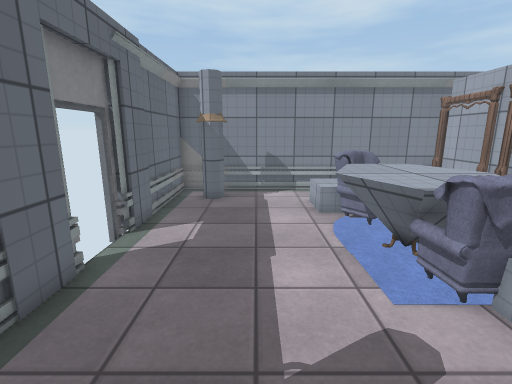
[1] (above)

12 first-person views from a walk through a Unity game level. The camera is 1.5 m above the floor, tilts 12° down and sees 85° across. The floor is counted in squares, 0.5 m on a side. Each view is taken from the middle of a square. On the plan, view 1 faces up. The plan holds only what a view shows up to about 20 squares ahead; the rest is blank. The place goes on beyond the plan. The player is left out. Door leaves are left out, so doorways stand open. Surface patterns are stand-ins for the level's own textures.

[2]
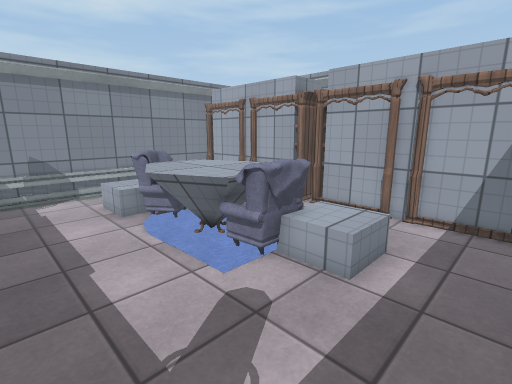

[3]
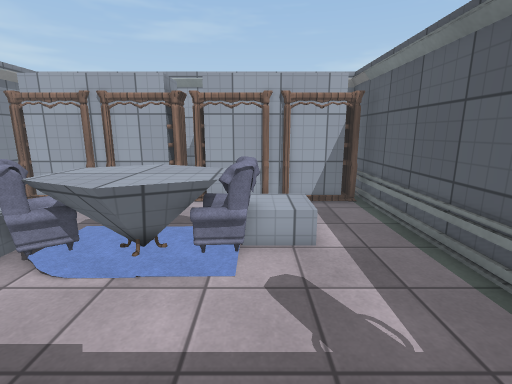

[4]
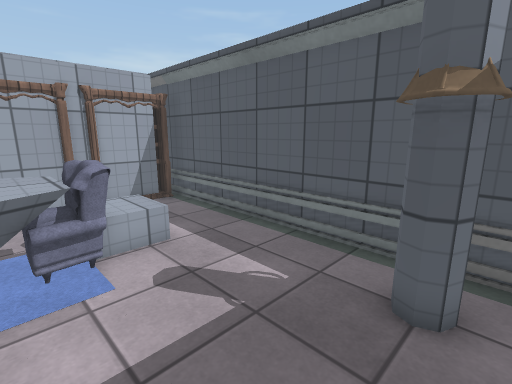

[5]
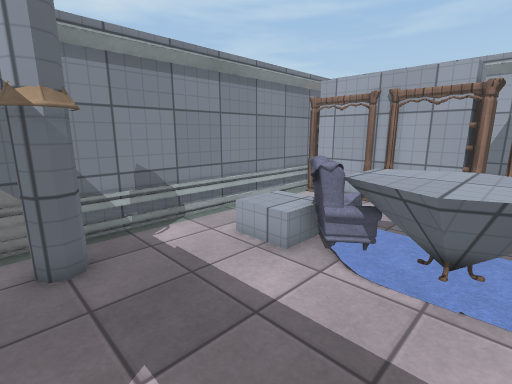

[6]
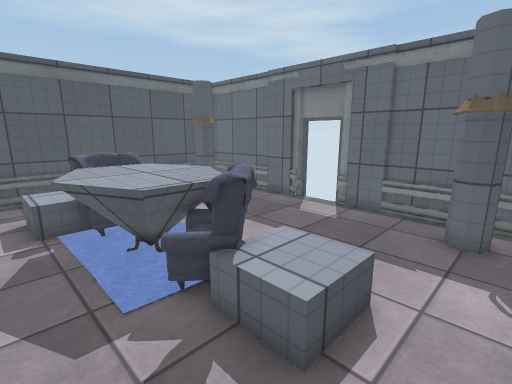

[7]
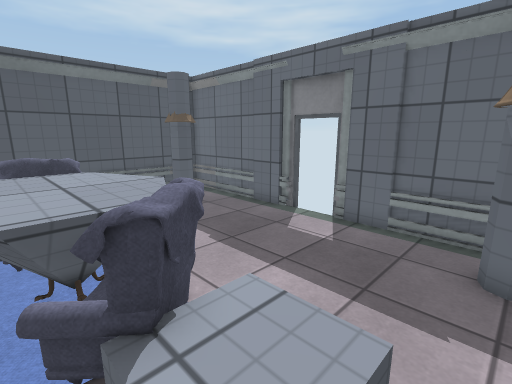

[8]
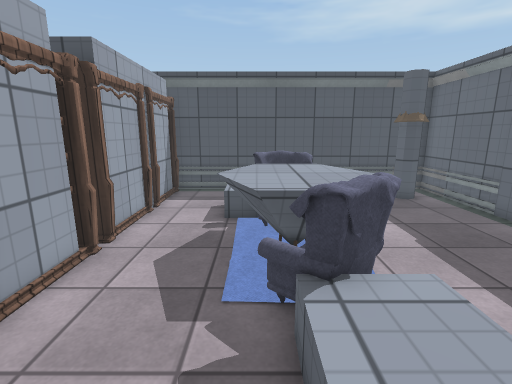

[9]
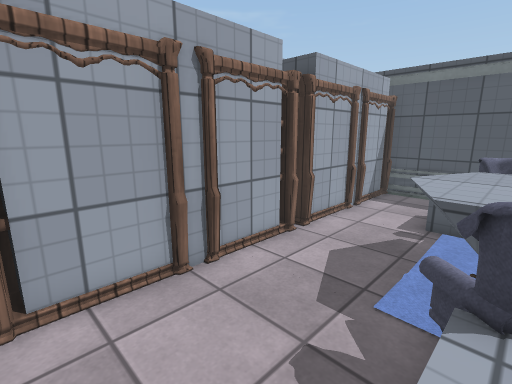

[10]
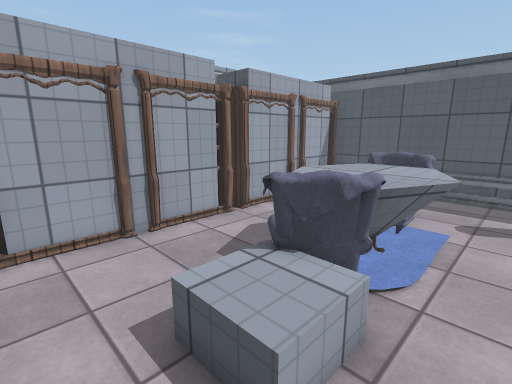

[11]
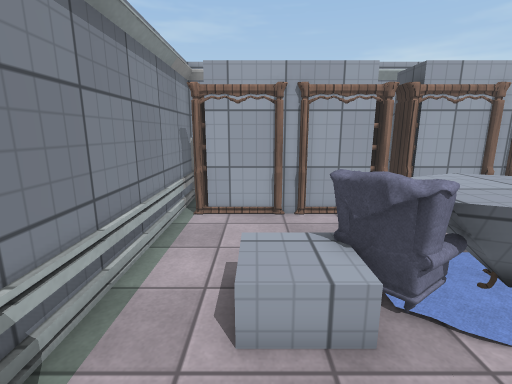

[12]
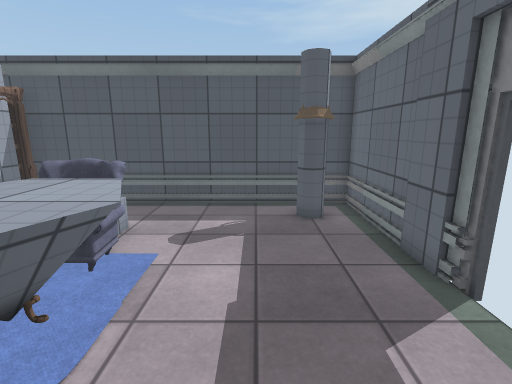

### Floor plan
Key: @ floor where view 1 was taken; # wall or solid block; x gap in a wall; . floor; D open door; ^ raised ledge; O other object.
Columns run from 4 left of view 1 to 11 right of it. Each row starts with its distance up from view 1.
 15 ###############
 14 #............O#
 13 #.#..........##
 12 #......OO....#
 11 #......OO....#
 10 #......OOO...#
  9 #......OOO...#O
  8 x.....#O^O#..#O
  7 D.....^^^^^..OO
  6 x.....#O^O#..#O#
  5 #......OOO...#O
  4 #......OOOO..#
  3 #........OO..#
  2 #............#O
  1 ###..........#O
  0   #.@........OO
 -1   ##############

Where each view was taken, in squares from view 1:
view 1: 0 up, 0 right, facing up
view 2: 0 up, 1 left, facing up-right
view 3: 4 up, 3 left, facing right
view 4: 6 up, 3 left, facing down-right
view 5: 6 up, 3 left, facing up-right
view 6: 14 up, 7 right, facing down-left
view 7: 13 up, 5 right, facing down-left
view 8: 14 up, 5 right, facing down
view 9: 14 up, 4 right, facing down-right
view 10: 14 up, 1 right, facing down-right
view 11: 12 up, 1 left, facing right
view 12: 11 up, 0 right, facing down
